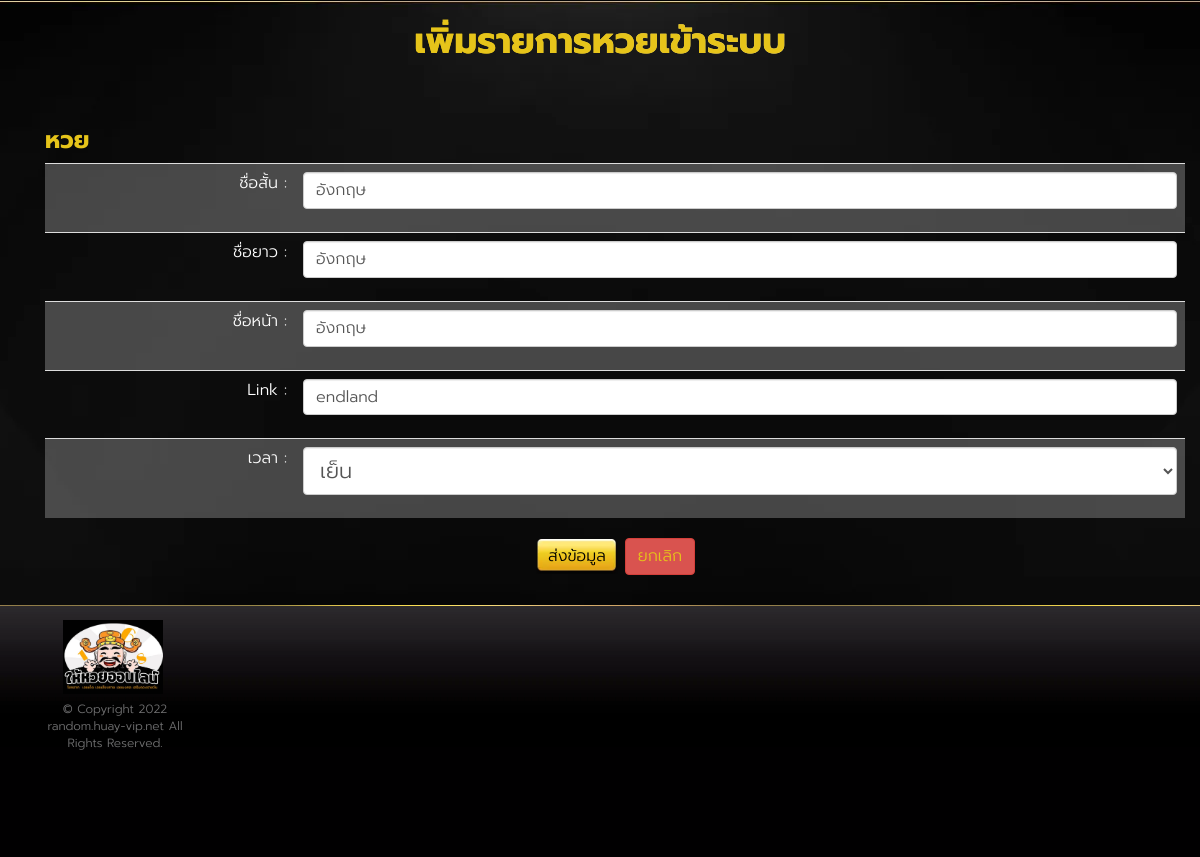
Page /backend/huay/edit/90 (signed in) on the committed database.
### huayrandom/models.py (models this page shows, shortened)
class HuayListModel(models.Model):
    short_name = models.CharField(default='None', max_length=255)
    full_name = models.CharField(default='None', max_length=255)
    page_name = models.CharField(default='None', max_length=255)
    time = models.TimeField()
    link = models.CharField(default='None', max_length=255)

### huayrandom/views.py (the view, shortened to what this page needs)
@login_required
def EditHuayList(request,id):
    context = {}
    if 'error' in request.session:
        context['error'] = request.session['error']
        request.session['error'] = ''  # clear stuck error in session
    if 'status' in request.session:
        context['status'] = request.session['status']
        request.session['status'] = ''  # clear stuck error in session
    data = HuayListModel.objects.get(id=id)
    context['data'] = HuayListModel.objects.get(id=id)
    context['shortName'] = data.short_name
    context['fullName'] = data.full_name
    context['pageName'] = data.page_name
    context['link'] = data.link
    context['time'] = str(data.time)
    return render(request, 'huay_list/edit_huay_list.html', context)

### huayrandom/templates/huay_list/edit_huay_list.html (shortened to what this page needs)
{% extends 'component/layout.html' %}
{%block content%}
<div class="wrap">
  <section class="slot-home-body">
    <div class="container">
      <div>
        <h1 class="shine-text big-font text-center">เพิ่มรายการหวยเข้าระบบ</h1>
      </div>
      <section class="content">
        <div class="container">
          <div class="slot-intro">
            <form method="post">
              <h3>หวย</h3>
              <table class="table table-striped">
                <tr>
                  <td class="text-right">ชื่อสั้น : </td>
                  <td class="text-center">
                    <div class="form-group">
                      <input type="text" class="form-control" name="short_name" value="{{shortName}}">
                    </div>
                  </td>
                </tr>
                <tr>
                  <td class="text-right">ชื่อยาว : </td>
                  <td class="text-center">
                    <div class="form-group">
                      <input type="text" class="form-control" name="full_name" value="{{fullName}}">
                    </div>
                  </td>
                </tr>
                <tr>
                  <td class="text-right">ชื่อหน้า : </td>
                  <td class="text-center">
                    <div class="form-group">
                      <input type="text" class="form-control" name="page_name" value="{{pageName}}">
                    </div>
                  </td>
                </tr>
                <tr>
                  <td class="text-right">Link : </td>
                  <td class="text-center">
                    <div class="form-group">
                      <input type="text" class="form-control" name="link" value="{{link}}">
                    </div>
                  </td>
                </tr>
                <tr>
                  <td class="text-right">เวลา : </td>
                  <td colspan="9" class="text-center">
                    <div class="form-group">
                      <select name="time" class="form-control">
                        <option {% if time == "19:00:00" %} selected {%endif%} value="19:00:00">เย็น</option>
                      </select>
                    </div>
                  </td>
                </tr>
              </table>
              <div class="text-center">
                <button type="submit" class="btn btn-default">ส่งข้อมูล</button>
                <a class="btn btn-danger" href="/backend/huay/list">ยกเลิก</a>
              </div>
            </form>
          </div>
        </div>
      </section>
    </div>
    {%endblock content%}

### static/assets/css/style.css (style rules this page uses)
body { background: #030203; color: #fff; font-family: 'Prompt-Light'; font-size: 21px; }
h1, h2, h3 { color: #e6c41a; font-family: 'Prompt' }
a { color: #fff; -moz-transition: ease .3s; -o-transition: ease .3s; -webkit-transition: ease .3s; transition: ease .3s }
.wrap { background: url("/static/images/background/bkg_livecasino.webp") top center no-repeat; padding-top: 1px }
.content { padding: 30px 0 0px }
.content a { color: #e6c41a }
.shine-text { background: linear-gradient(to right, #e6c41a 20%, #ffffff 40%, #ffffff 60%, #e6c41a 80%); background-size: 200% auto; color: #e6c41a; background-clip: text; text-fill-color: transparent; -webkit-background-clip: text; animation: shine 2s linear infinite; margin-bottom: 15px }
.slot-intro { font-size: 16px }
.btn { font-size: 22px }
.btn.btn-default { background: url("/static/images/component/btn_bg.webp") top center no-repeat; background-size: 100% 100%; border-color: transparent; color: #000 }
.form-control { font-size: 21px; height: auto }

### static/assets/css/style-custom.css (style rules this page uses)
body { font-family: "Prompt-Light" !important; font-size: 10px; background-image: url("/static/images/background/bdg.webp"); }
.table-striped>tbody>tr:nth-of-type(odd) { background-color: #f9f9f940; }
input { font-size: 16px !important; }
.text-right { text-align: right!important; }
.btn { font-size: 16px; }

### huayrandom/templates/huay_list/edit_huay_list.html (style rules this page uses)
table>tbody>tr>td:first-child { width: 250px; }

### rows in the picture
HuayListModel: short_name "อังกฤษ", full_name "อังกฤษ", page_name "อังกฤษ", link "endland"
